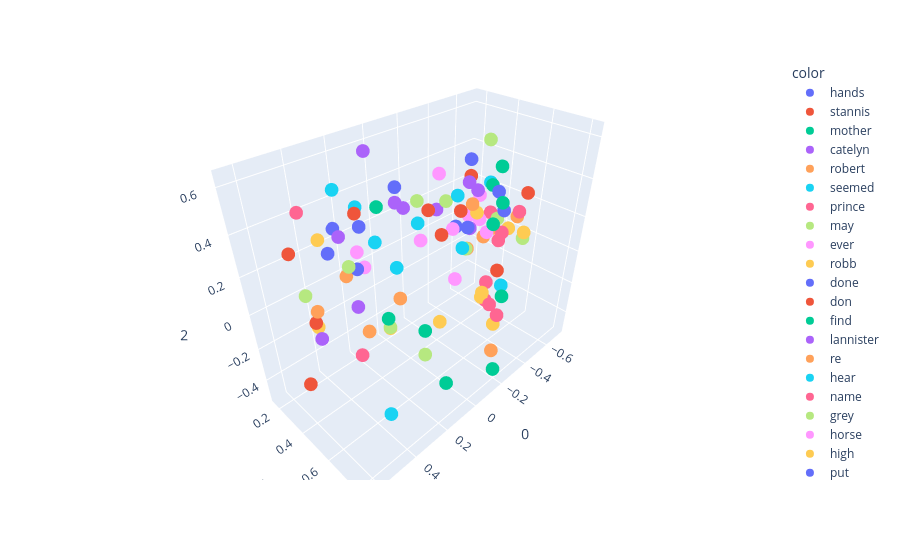

The notebook cell saved with this chart:
### Code cell
import plotly.express as px
fig=px.scatter_3d(X[200:300],x=0,y=1,z=2,color=y[200:300])
fig.show()

### Figure 1 — Plotly figure (JSON) as saved in the notebook; plotly's stock layout.template omitted (floating-point values rounded to 4 significant figures)
{"data": [{"hovertemplate": "color=hands<br>0=%{x}<br>1=%{y}<br>2=%{z}<extra></extra>", "legendgroup": "hands", "marker": {"color": "#636efa", "symbol": "circle"}, "mode": "markers", "name": "hands", "scene": "scene", "showlegend": true, "type": "scatter3d", "x": [0.2936], "y": [0.4419], "z": [0.406]}, {"hovertemplate": "color=stannis<br>0=%{x}<br>1=%{y}<br>2=%{z}<extra></extra>", "legendgroup": "stannis", "marker": {"color": "#EF553B", "symbol": "circle"}, "mode": "markers", "name": "stannis", "scene": "scene", "showlegend": true, "type": "scatter3d", "x": [-0.4017], "y": [0.6182], "z": [-0.06192]}, {"hovertemplate": "color=mother<br>0=%{x}<br>1=%{y}<br>2=%{z}<extra></extra>", "legendgroup": "mother", "marker": {"color": "#00cc96", "symbol": "circle"}, "mode": "markers", "name": "mother", "scene": "scene", "showlegend": true, "type": "scatter3d", "x": [-0.4642], "y": [0.5238], "z": [0.141]}, {"hovertemplate": "color=catelyn<br>0=%{x}<br>1=%{y}<br>2=%{z}<extra></extra>", "legendgroup": "catelyn", "marker": {"color": "#ab63fa", "symbol": "circle"}, "mode": "markers", "name": "catelyn", "scene": "scene", "showlegend": true, "type": "scatter3d", "x": [-0.2497], "y": [0.3388], "z": [0.2348]}, {"hovertemplate": "color=robert<br>0=%{x}<br>1=%{y}<br>2=%{z}<extra></extra>", "legendgroup": "robert", "marker": {"color": "#FFA15A", "symbol": "circle"}, "mode": "markers", "name": "robert", "scene": "scene", "showlegend": true, "type": "scatter3d", "x": [-0.5221], "y": [0.4808], "z": [0.0782]}, {"hovertemplate": "color=seemed<br>0=%{x}<br>1=%{y}<br>2=%{z}<extra></extra>", "legendgroup": "seemed", "marker": {"color": "#19d3f3", "symbol": "circle"}, "mode": "markers", "name": "seemed", "scene": "scene", "showlegend": true, "type": "scatter3d", "x": [-0.02907], "y": [0.4369], "z": [0.2882]}, {"hovertemplate": "color=prince<br>0=%{x}<br>1=%{y}<br>2=%{z}<extra></extra>", "legendgroup": "prince", "marker": {"color": "#FF6692", "symbol": "circle"}, "mode": "markers", "name": "prince", "scene": "scene", "showlegend": true, "type": "scatter3d", "x": [-0.5454], "y": [0.4408], "z": [0.1444]}, {"hovertemplate": "color=may<br>0=%{x}<br>1=%{y}<br>2=%{z}<extra></extra>", "legendgroup": "may", "marker": {"color": "#B6E880", "symbol": "circle"}, "mode": "markers", "name": "may", "scene": "scene", "showlegend": true, "type": "scatter3d", "x": [-0.5528], "y": [0.4818], "z": [0.1215]}, {"hovertemplate": "color=ever<br>0=%{x}<br>1=%{y}<br>2=%{z}<extra></extra>", "legendgroup": "ever", "marker": {"color": "#FF97FF", "symbol": "circle"}, "mode": "markers", "name": "ever", "scene": "scene", "showlegend": true, "type": "scatter3d", "x": [-0.4452], "y": [0.5014], "z": [0.09344]}, {"hovertemplate": "color=robb<br>0=%{x}<br>1=%{y}<br>2=%{z}<extra></extra>", "legendgroup": "robb", "marker": {"color": "#FECB52", "symbol": "circle"}, "mode": "markers", "name": "robb", "scene": "scene", "showlegend": true, "type": "scatter3d", "x": [-0.3832], "y": [0.4816], "z": [0.2214]}, {"hovertemplate": "color=done<br>0=%{x}<br>1=%{y}<br>2=%{z}<extra></extra>", "legendgroup": "done", "marker": {"color": "#636efa", "symbol": "circle"}, "mode": "markers", "name": "done", "scene": "scene", "showlegend": true, "type": "scatter3d", "x": [-0.4715], "y": [0.5767], "z": [0.2358]}, {"hovertemplate": "color=don<br>0=%{x}<br>1=%{y}<br>2=%{z}<extra></extra>", "legendgroup": "don", "marker": {"color": "#EF553B", "symbol": "circle"}, "mode": "markers", "name": "don", "scene": "scene", "showlegend": true, "type": "scatter3d", "x": [-0.4741], "y": [0.3584], "z": [0.3445]}, {"hovertemplate": "color=find<br>0=%{x}<br>1=%{y}<br>2=%{z}<extra></extra>", "legendgroup": "find", "marker": {"color": "#00cc96", "symbol": "circle"}, "mode": "markers", "name": "find", "scene": "scene", "showlegend": true, "type": "scatter3d", "x": [-0.373], "y": [0.6354], "z": [0.3354]}, {"hovertemplate": "color=lannister<br>0=%{x}<br>1=%{y}<br>2=%{z}<extra></extra>", "legendgroup": "lannister", "marker": {"color": "#ab63fa", "symbol": "circle"}, "mode": "markers", "name": "lannister", "scene": "scene", "showlegend": true, "type": "scatter3d", "x": [-0.3843], "y": [0.4411], "z": [0.117]}, {"hovertemplate": "color=re<br>0=%{x}<br>1=%{y}<br>2=%{z}<extra></extra>", "legendgroup": "re", "marker": {"color": "#FFA15A", "symbol": "circle"}, "mode": "markers", "name": "re", "scene": "scene", "showlegend": true, "type": "scatter3d", "x": [-0.3712], "y": [0.4618], "z": [0.2646]}, {"hovertemplate": "color=hear<br>0=%{x}<br>1=%{y}<br>2=%{z}<extra></extra>", "legendgroup": "hear", "marker": {"color": "#19d3f3", "symbol": "circle"}, "mode": "markers", "name": "hear", "scene": "scene", "showlegend": true, "type": "scatter3d", "x": [-0.1597], "y": [0.5506], "z": [0.4176]}, {"hovertemplate": "color=name<br>0=%{x}<br>1=%{y}<br>2=%{z}<extra></extra>", "legendgroup": "name", "marker": {"color": "#FF6692", "symbol": "circle"}, "mode": "markers", "name": "name", "scene": "scene", "showlegend": true, "type": "scatter3d", "x": [-0.5433], "y": [0.6163], "z": [0.2166]}, {"hovertemplate": "color=grey<br>0=%{x}<br>1=%{y}<br>2=%{z}<extra></extra>", "legendgroup": "grey", "marker": {"color": "#B6E880", "symbol": "circle"}, "mode": "markers", "name": "grey", "scene": "scene", "showlegend": true, "type": "scatter3d", "x": [0.4581], "y": [0.2316], "z": [0.03753]}, {"hovertemplate": "color=horse<br>0=%{x}<br>1=%{y}<br>2=%{z}<extra></extra>", "legendgroup": "horse", "marker": {"color": "#FF97FF", "symbol": "circle"}, "mode": "markers", "name": "horse", "scene": "scene", "showlegend": true, "type": "scatter3d", "x": [0.3523], "y": [0.4957], "z": [0.3402]}, {"hovertemplate": "color=high<br>0=%{x}<br>1=%{y}<br>2=%{z}<extra></extra>", "legendgroup": "high", "marker": {"color": "#FECB52", "symbol": "circle"}, "mode": "markers", "name": "high", "scene": "scene", "showlegend": true, "type": "scatter3d", "x": [0.1898], "y": [0.4748], "z": [-0.1645]}, {"hovertemplate": "color=put<br>0=%{x}<br>1=%{y}<br>2=%{z}<extra></extra>", "legendgroup": "put", "marker": {"color": "#636efa", "symbol": "circle"}, "mode": "markers", "name": "put", "scene": "scene", "showlegend": true, "type": "scatter3d", "x": [-0.2211], "y": [0.5655], "z": [0.569]}, {"hovertemplate": "color=stone<br>0=%{x}<br>1=%{y}<br>2=%{z}<extra></extra>", "legendgroup": "stone", "marker": {"color": "#EF553B", "symbol": "circle"}, "mode": "markers", "name": "stone", "scene": "scene", "showlegend": true, "type": "scatter3d", "x": [0.6378], "y": [0.4839], "z": [-0.1845]}, {"hovertemplate": "color=wine<br>0=%{x}<br>1=%{y}<br>2=%{z}<extra></extra>", "legendgroup": "wine", "marker": {"color": "#00cc96", "symbol": "circle"}, "mode": "markers", "name": "wine", "scene": "scene", "showlegend": true, "type": "scatter3d", "x": [0.0636], "y": [0.2683], "z": [0.34]}, {"hovertemplate": "color=hard<br>0=%{x}<br>1=%{y}<br>2=%{z}<extra></extra>", "legendgroup": "hard", "marker": {"color": "#ab63fa", "symbol": "circle"}, "mode": "markers", "name": "hard", "scene": "scene", "showlegend": true, "type": "scatter3d", "x": [0.335], "y": [0.3537], "z": [0.3393]}, {"hovertemplate": "color=water<br>0=%{x}<br>1=%{y}<br>2=%{z}<extra></extra>", "legendgroup": "water", "marker": {"color": "#FFA15A", "symbol": "circle"}, "mode": "markers", "name": "water", "scene": "scene", "showlegend": true, "type": "scatter3d", "x": [0.5667], "y": [0.5087], "z": [0.1771]}, {"hovertemplate": "color=upon<br>0=%{x}<br>1=%{y}<br>2=%{z}<extra></extra>", "legendgroup": "upon", "marker": {"color": "#19d3f3", "symbol": "circle"}, "mode": "markers", "name": "upon", "scene": "scene", "showlegend": true, "type": "scatter3d", "x": [0.1254], "y": [0.4622], "z": [0.138]}, {"hovertemplate": "color=fire<br>0=%{x}<br>1=%{y}<br>2=%{z}<extra></extra>", "legendgroup": "fire", "marker": {"color": "#FF6692", "symbol": "circle"}, "mode": "markers", "name": "fire", "scene": "scene", "showlegend": true, "type": "scatter3d", "x": [0.485], "y": [0.6541], "z": [-0.005488]}, {"hovertemplate": "color=iron<br>0=%{x}<br>1=%{y}<br>2=%{z}<extra></extra>", "legendgroup": "iron", "marker": {"color": "#B6E880", "symbol": "circle"}, "mode": "markers", "name": "iron", "scene": "scene", "showlegend": true, "type": "scatter3d", "x": [0.1951], "y": [0.4808], "z": [-0.1524]}, {"hovertemplate": "color=until<br>0=%{x}<br>1=%{y}<br>2=%{z}<extra></extra>", "legendgroup": "until", "marker": {"color": "#FF97FF", "symbol": "circle"}, "mode": "markers", "name": "until", "scene": "scene", "showlegend": true, "type": "scatter3d", "x": [0.1261], "y": [0.615], "z": [0.3458]}, {"hovertemplate": "color=these<br>0=%{x}<br>1=%{y}<br>2=%{z}<extra></extra>", "legendgroup": "these", "marker": {"color": "#FECB52", "symbol": "circle"}, "mode": "markers", "name": "these", "scene": "scene", "showlegend": true, "type": "scatter3d", "x": [-0.3994], "y": [0.6258], "z": [-0.4113]}, {"hovertemplate": "color=voice<br>0=%{x}<br>1=%{y}<br>2=%{z}<extra></extra>", "legendgroup": "voice", "marker": {"color": "#636efa", "symbol": "circle"}, "mode": "markers", "name": "voice", "scene": "scene", "showlegend": true, "type": "scatter3d", "x": [-0.00751], "y": [0.3154], "z": [0.4286]}, {"hovertemplate": "color=gone<br>0=%{x}<br>1=%{y}<br>2=%{z}<extra></extra>", "legendgroup": "gone", "marker": {"color": "#EF553B", "symbol": "circle"}, "mode": "markers", "name": "gone", "scene": "scene", "showlegend": true, "type": "scatter3d", "x": [-0.05779], "y": [0.5554], "z": [0.2674]}, {"hovertemplate": "color=give<br>0=%{x}<br>1=%{y}<br>2=%{z}<extra></extra>", "legendgroup": "give", "marker": {"color": "#00cc96", "symbol": "circle"}, "mode": "markers", "name": "give", "scene": "scene", "showlegend": true, "type": "scatter3d", "x": [-0.573], "y": [0.4697], "z": [0.3981]}, {"hovertemplate": "color=sam<br>0=%{x}<br>1=%{y}<br>2=%{z}<extra></extra>", "legendgroup": "sam", "marker": {"color": "#ab63fa", "symbol": "circle"}, "mode": "markers", "name": "sam", "scene": "scene", "showlegend": true, "type": "scatter3d", "x": [0.02008], "y": [0.3445], "z": [0.3738]}, {"hovertemplate": "color=better<br>0=%{x}<br>1=%{y}<br>2=%{z}<extra></extra>", "legendgroup": "better", "marker": {"color": "#FFA15A", "symbol": "circle"}, "mode": "markers", "name": "better", "scene": "scene", "showlegend": true, "type": "scatter3d", "x": [-0.4485], "y": [0.4798], "z": [0.05731]}, {"hovertemplate": "color=seen<br>0=%{x}<br>1=%{y}<br>2=%{z}<extra></extra>", "legendgroup": "seen", "marker": {"color": "#19d3f3", "symbol": "circle"}, "mode": "markers", "name": "seen", "scene": "scene", "showlegend": true, "type": "scatter3d", "x": [-0.129], "y": [0.6162], "z": [0.1949]}, {"hovertemplate": "color=shall<br>0=%{x}<br>1=%{y}<br>2=%{z}<extra></extra>", "legendgroup": "shall", "marker": {"color": "#FF6692", "symbol": "circle"}, "mode": "markers", "name": "shall", "scene": "scene", "showlegend": true, "type": "scatter3d", "x": [-0.5243], "y": [0.5384], "z": [0.07425]}, {"hovertemplate": "color=ned<br>0=%{x}<br>1=%{y}<br>2=%{z}<extra></extra>", "legendgroup": "ned", "marker": {"color": "#B6E880", "symbol": "circle"}, "mode": "markers", "name": "ned", "scene": "scene", "showlegend": true, "type": "scatter3d", "x": [-0.2921], "y": [0.3603], "z": [0.2725]}, {"hovertemplate": "color=always<br>0=%{x}<br>1=%{y}<br>2=%{z}<extra></extra>", "legendgroup": "always", "marker": {"color": "#FF97FF", "symbol": "circle"}, "mode": "markers", "name": "always", "scene": "scene", "showlegend": true, "type": "scatter3d", "x": [-0.4798], "y": [0.4238], "z": [0.1231]}, {"hovertemplate": "color=years<br>0=%{x}<br>1=%{y}<br>2=%{z}<extra></extra>", "legendgroup": "years", "marker": {"color": "#FECB52", "symbol": "circle"}, "mode": "markers", "name": "years", "scene": "scene", "showlegend": true, "type": "scatter3d", "x": [-0.3033], "y": [0.6049], "z": [-0.1835]}, {"hovertemplate": "color=between<br>0=%{x}<br>1=%{y}<br>2=%{z}<extra></extra>", "legendgroup": "between", "marker": {"color": "#636efa", "symbol": "circle"}, "mode": "markers", "name": "between", "scene": "scene", "showlegend": true, "type": "scatter3d", "x": [0.3931], "y": [0.352], "z": [0.285]}, {"hovertemplate": "color=dark<br>0=%{x}<br>1=%{y}<br>2=%{z}<extra></extra>", "legendgroup": "dark", "marker": {"color": "#EF553B", "symbol": "circle"}, "mode": "markers", "name": "dark", "scene": "scene", "showlegend": true, "type": "scatter3d", "x": [0.5272], "y": [0.4117], "z": [0.03647]}, {"hovertemplate": "color=place<br>0=%{x}<br>1=%{y}<br>2=%{z}<extra></extra>", "legendgroup": "place", "marker": {"color": "#00cc96", "symbol": "circle"}, "mode": "markers", "name": "place", "scene": "scene", "showlegend": true, "type": "scatter3d", "x": [-0.1892], "y": [0.8082], "z": [-0.002733]}, {"hovertemplate": "color=small<br>0=%{x}<br>1=%{y}<br>2=%{z}<extra></extra>", "legendgroup": "small", "marker": {"color": "#ab63fa", "symbol": "circle"}, "mode": "markers", "name": "small", "scene": "scene", "showlegend": true, "type": "scatter3d", "x": [0.2354], "y": [0.3011], "z": [-0.1127]}, {"hovertemplate": "color=cold<br>0=%{x}<br>1=%{y}<br>2=%{z}<extra></extra>", "legendgroup": "cold", "marker": {"color": "#FFA15A", "symbol": "circle"}, "mode": "markers", "name": "cold", "scene": "scene", "showlegend": true, "type": "scatter3d", "x": [0.3849], "y": [0.4544], "z": [0.221]}, {"hovertemplate": "color=winterfell<br>0=%{x}<br>1=%{y}<br>2=%{z}<extra></extra>", "legendgroup": "winterfell", "marker": {"color": "#19d3f3", "symbol": "circle"}, "mode": "markers", "name": "winterfell", "scene": "scene", "showlegend": true, "type": "scatter3d", "x": [-0.313], "y": [0.7123], "z": [-0.05787]}, {"hovertemplate": "color=most<br>0=%{x}<br>1=%{y}<br>2=%{z}<extra></extra>", "legendgroup": "most", "marker": {"color": "#FF6692", "symbol": "circle"}, "mode": "markers", "name": "most", "scene": "scene", "showlegend": true, "type": "scatter3d", "x": [-0.4346], "y": [0.5316], "z": [-0.3167]}, {"hovertemplate": "color=hundred<br>0=%{x}<br>1=%{y}<br>2=%{z}<extra></extra>", "legendgroup": "hundred", "marker": {"color": "#B6E880", "symbol": "circle"}, "mode": "markers", "name": "hundred", "scene": "scene", "showlegend": true, "type": "scatter3d", "x": [0.03149], "y": [0.5421], "z": [-0.3983]}, {"hovertemplate": "color=stood<br>0=%{x}<br>1=%{y}<br>2=%{z}<extra></extra>", "legendgroup": "stood", "marker": {"color": "#FF97FF", "symbol": "circle"}, "mode": "markers", "name": "stood", "scene": "scene", "showlegend": true, "type": "scatter3d", "x": [0.274], "y": [0.4299], "z": [0.1977]}, {"hovertemplate": "color=end<br>0=%{x}<br>1=%{y}<br>2=%{z}<extra></extra>", "legendgroup": "end", "marker": {"color": "#FECB52", "symbol": "circle"}, "mode": "markers", "name": "end", "scene": "scene", "showlegend": true, "type": "scatter3d", "x": [-0.07901], "y": [0.7806], "z": [0.06341]}, {"hovertemplate": "color=sister<br>0=%{x}<br>1=%{y}<br>2=%{z}<extra></extra>", "legendgroup": "sister", "marker": {"color": "#636efa", "symbol": "circle"}, "mode": "markers", "name": "sister", "scene": "scene", "showlegend": true, "type": "scatter3d", "x": [-0.579], "y": [0.4585], "z": [0.2563]}, {"hovertemplate": "color=words<br>0=%{x}<br>1=%{y}<br>2=%{z}<extra></extra>", "legendgroup": "words", "marker": {"color": "#EF553B", "symbol": "circle"}, "mode": "markers", "name": "words", "scene": "scene", "showlegend": true, "type": "scatter3d", "x": [-0.2582], "y": [0.4862], "z": [0.2803]}, {"hovertemplate": "color=sea<br>0=%{x}<br>1=%{y}<br>2=%{z}<extra></extra>", "legendgroup": "sea", "marker": {"color": "#00cc96", "symbol": "circle"}, "mode": "markers", "name": "sea", "scene": "scene", "showlegend": true, "type": "scatter3d", "x": [0.1361], "y": [0.7824], "z": [-0.336]}, {"hovertemplate": "color=right<br>0=%{x}<br>1=%{y}<br>2=%{z}<extra></extra>", "legendgroup": "right", "marker": {"color": "#ab63fa", "symbol": "circle"}, "mode": "markers", "name": "right", "scene": "scene", "showlegend": true, "type": "scatter3d", "x": [0.1262], "y": [0.5174], "z": [0.4538]}, {"hovertemplate": "color=nothing<br>0=%{x}<br>1=%{y}<br>2=%{z}<extra></extra>", "legendgroup": "nothing", "marker": {"color": "#FFA15A", "symbol": "circle"}, "mode": "markers", "name": "nothing", "scene": "scene", "showlegend": true, "type": "scatter3d", "x": [-0.2581], "y": [0.5349], "z": [0.09666]}, {"hovertemplate": "color=walls<br>0=%{x}<br>1=%{y}<br>2=%{z}<extra></extra>", "legendgroup": "walls", "marker": {"color": "#19d3f3", "symbol": "circle"}, "mode": "markers", "name": "walls", "scene": "scene", "showlegend": true, "type": "scatter3d", "x": [0.4274], "y": [0.7373], "z": [-0.3358]}, {"hovertemplate": "color=fingers<br>0=%{x}<br>1=%{y}<br>2=%{z}<extra></extra>", "legendgroup": "fingers", "marker": {"color": "#FF6692", "symbol": "circle"}, "mode": "markers", "name": "fingers", "scene": "scene", "showlegend": true, "type": "scatter3d", "x": [0.4987], "y": [0.3486], "z": [0.5118]}, {"hovertemplate": "color=same<br>0=%{x}<br>1=%{y}<br>2=%{z}<extra></extra>", "legendgroup": "same", "marker": {"color": "#B6E880", "symbol": "circle"}, "mode": "markers", "name": "same", "scene": "scene", "showlegend": true, "type": "scatter3d", "x": [-0.2349], "y": [0.547], "z": [0.1116]}, {"hovertemplate": "color=house<br>0=%{x}<br>1=%{y}<br>2=%{z}<extra></extra>", "legendgroup": "house", "marker": {"color": "#FF97FF", "symbol": "circle"}, "mode": "markers", "name": "house", "scene": "scene", "showlegend": true, "type": "scatter3d", "x": [-0.3012], "y": [0.4281], "z": [-0.1616]}, {"hovertemplate": "color=cloak<br>0=%{x}<br>1=%{y}<br>2=%{z}<extra></extra>", "legendgroup": "cloak", "marker": {"color": "#FECB52", "symbol": "circle"}, "mode": "markers", "name": "cloak", "scene": "scene", "showlegend": true, "type": "scatter3d", "x": [0.4077], "y": [0.3135], "z": [0.3389]}, {"hovertemplate": "color=young<br>0=%{x}<br>1=%{y}<br>2=%{z}<extra></extra>", "legendgroup": "young", "marker": {"color": "#636efa", "symbol": "circle"}, "mode": "markers", "name": "young", "scene": "scene", "showlegend": true, "type": "scatter3d", "x": [-0.452], "y": [0.2884], "z": [0.03574]}, {"hovertemplate": "color=beside<br>0=%{x}<br>1=%{y}<br>2=%{z}<extra></extra>", "legendgroup": "beside", "marker": {"color": "#EF553B", "symbol": "circle"}, "mode": "markers", "name": "beside", "scene": "scene", "showlegend": true, "type": "scatter3d", "x": [0.2624], "y": [0.3752], "z": [0.4264]}, {"hovertemplate": "color=does<br>0=%{x}<br>1=%{y}<br>2=%{z}<extra></extra>", "legendgroup": "does", "marker": {"color": "#00cc96", "symbol": "circle"}, "mode": "markers", "name": "does", "scene": "scene", "showlegend": true, "type": "scatter3d", "x": [-0.6125], "y": [0.3907], "z": [0.2587]}, {"hovertemplate": "color=get<br>0=%{x}<br>1=%{y}<br>2=%{z}<extra></extra>", "legendgroup": "get", "marker": {"color": "#ab63fa", "symbol": "circle"}, "mode": "markers", "name": "get", "scene": "scene", "showlegend": true, "type": "scatter3d", "x": [-0.183], "y": [0.6408], "z": [0.4666]}, {"hovertemplate": "color=seven<br>0=%{x}<br>1=%{y}<br>2=%{z}<extra></extra>", "legendgroup": "seven", "marker": {"color": "#FFA15A", "symbol": "circle"}, "mode": "markers", "name": "seven", "scene": "scene", "showlegend": true, "type": "scatter3d", "x": [-0.3192], "y": [0.6873], "z": [-0.5107]}, {"hovertemplate": "color=mouth<br>0=%{x}<br>1=%{y}<br>2=%{z}<extra></extra>", "legendgroup": "mouth", "marker": {"color": "#19d3f3", "symbol": "circle"}, "mode": "markers", "name": "mouth", "scene": "scene", "showlegend": true, "type": "scatter3d", "x": [0.3362], "y": [0.3495], "z": [0.5477]}, {"hovertemplate": "color=watch<br>0=%{x}<br>1=%{y}<br>2=%{z}<extra></extra>", "legendgroup": "watch", "marker": {"color": "#FF6692", "symbol": "circle"}, "mode": "markers", "name": "watch", "scene": "scene", "showlegend": true, "type": "scatter3d", "x": [-0.3032], "y": [0.6293], "z": [-0.0772]}, {"hovertemplate": "color=door<br>0=%{x}<br>1=%{y}<br>2=%{z}<extra></extra>", "legendgroup": "door", "marker": {"color": "#B6E880", "symbol": "circle"}, "mode": "markers", "name": "door", "scene": "scene", "showlegend": true, "type": "scatter3d", "x": [0.4414], "y": [0.5613], "z": [0.3476]}, {"hovertemplate": "color=joffrey<br>0=%{x}<br>1=%{y}<br>2=%{z}<extra></extra>", "legendgroup": "joffrey", "marker": {"color": "#FF97FF", "symbol": "circle"}, "mode": "markers", "name": "joffrey", "scene": "scene", "showlegend": true, "type": "scatter3d", "x": [-0.4899], "y": [0.4086], "z": [0.2514]}, {"hovertemplate": "color=green<br>0=%{x}<br>1=%{y}<br>2=%{z}<extra></extra>", "legendgroup": "green", "marker": {"color": "#FECB52", "symbol": "circle"}, "mode": "markers", "name": "green", "scene": "scene", "showlegend": true, "type": "scatter3d", "x": [0.4308], "y": [0.2518], "z": [-0.1474]}, {"hovertemplate": "color=big<br>0=%{x}<br>1=%{y}<br>2=%{z}<extra></extra>", "legendgroup": "big", "marker": {"color": "#636efa", "symbol": "circle"}, "mode": "markers", "name": "big", "scene": "scene", "showlegend": true, "type": "scatter3d", "x": [0.2292], "y": [0.1539], "z": [0.2504]}, {"hovertemplate": "color=under<br>0=%{x}<br>1=%{y}<br>2=%{z}<extra></extra>", "legendgroup": "under", "marker": {"color": "#EF553B", "symbol": "circle"}, "mode": "markers", "name": "under", "scene": "scene", "showlegend": true, "type": "scatter3d", "x": [0.5376], "y": [0.3036], "z": [0.3273]}, {"hovertemplate": "color=few<br>0=%{x}<br>1=%{y}<br>2=%{z}<extra></extra>", "legendgroup": "few", "marker": {"color": "#00cc96", "symbol": "circle"}, "mode": "markers", "name": "few", "scene": "scene", "showlegend": true, "type": "scatter3d", "x": [0.03749], "y": [0.5489], "z": [-0.232]}, {"hovertemplate": "color=sent<br>0=%{x}<br>1=%{y}<br>2=%{z}<extra></extra>", "legendgroup": "sent", "marker": {"color": "#ab63fa", "symbol": "circle"}, "mode": "markers", "name": "sent", "scene": "scene", "showlegend": true, "type": "scatter3d", "x": [-0.2511], "y": [0.536], "z": [0.4447]}, {"hovertemplate": "color=perhaps<br>0=%{x}<br>1=%{y}<br>2=%{z}<extra></extra>", "legendgroup": "perhaps", "marker": {"color": "#FFA15A", "symbol": "circle"}, "mode": "markers", "name": "perhaps", "scene": "scene", "showlegend": true, "type": "scatter3d", "x": [-0.67], "y": [0.5229], "z": [0.1034]}, {"hovertemplate": "color=almost<br>0=%{x}<br>1=%{y}<br>2=%{z}<extra></extra>", "legendgroup": "almost", "marker": {"color": "#19d3f3", "symbol": "circle"}, "mode": "markers", "name": "almost", "scene": "scene", "showlegend": true, "type": "scatter3d", "x": [0.2244], "y": [0.3315], "z": [0.4242]}, {"hovertemplate": "color=such<br>0=%{x}<br>1=%{y}<br>2=%{z}<extra></extra>", "legendgroup": "such", "marker": {"color": "#FF6692", "symbol": "circle"}, "mode": "markers", "name": "such", "scene": "scene", "showlegend": true, "type": "scatter3d", "x": [-0.6456], "y": [0.4336], "z": [-0.07322]}, {"hovertemplate": "color=wanted<br>0=%{x}<br>1=%{y}<br>2=%{z}<extra></extra>", "legendgroup": "wanted", "marker": {"color": "#B6E880", "symbol": "circle"}, "mode": "markers", "name": "wanted", "scene": "scene", "showlegend": true, "type": "scatter3d", "x": [-0.4471], "y": [0.4844], "z": [0.5714]}, {"hovertemplate": "color=daughter<br>0=%{x}<br>1=%{y}<br>2=%{z}<extra></extra>", "legendgroup": "daughter", "marker": {"color": "#FF97FF", "symbol": "circle"}, "mode": "markers", "name": "daughter", "scene": "scene", "showlegend": true, "type": "scatter3d", "x": [-0.5372], "y": [0.302], "z": [0.0748]}, {"hovertemplate": "color=true<br>0=%{x}<br>1=%{y}<br>2=%{z}<extra></extra>", "legendgroup": "true", "marker": {"color": "#FECB52", "symbol": "circle"}, "mode": "markers", "name": "true", "scene": "scene", "showlegend": true, "type": "scatter3d", "x": [-0.7119], "y": [0.4449], "z": [-0.01851]}, {"hovertemplate": "color=while<br>0=%{x}<br>1=%{y}<br>2=%{z}<extra></extra>", "legendgroup": "while", "marker": {"color": "#636efa", "symbol": "circle"}, "mode": "markers", "name": "while", "scene": "scene", "showlegend": true, "type": "scatter3d", "x": [0.3475], "y": [0.4807], "z": [0.2498]}, {"hovertemplate": "color=leave<br>0=%{x}<br>1=%{y}<br>2=%{z}<extra></extra>", "legendgroup": "leave", "marker": {"color": "#EF553B", "symbol": "circle"}, "mode": "markers", "name": "leave", "scene": "scene", "showlegend": true, "type": "scatter3d", "x": [-0.5124], "y": [0.6719], "z": [0.3484]}, {"hovertemplate": "color=city<br>0=%{x}<br>1=%{y}<br>2=%{z}<extra></extra>", "legendgroup": "city", "marker": {"color": "#00cc96", "symbol": "circle"}, "mode": "markers", "name": "city", "scene": "scene", "showlegend": true, "type": "scatter3d", "x": [-0.141], "y": [0.8343], "z": [-0.412]}, {"hovertemplate": "color=wind<br>0=%{x}<br>1=%{y}<br>2=%{z}<extra></extra>", "legendgroup": "wind", "marker": {"color": "#ab63fa", "symbol": "circle"}, "mode": "markers", "name": "wind", "scene": "scene", "showlegend": true, "type": "scatter3d", "x": [0.596], "y": [0.562], "z": [0.09276]}, {"hovertemplate": "color=light<br>0=%{x}<br>1=%{y}<br>2=%{z}<extra></extra>", "legendgroup": "light", "marker": {"color": "#FFA15A", "symbol": "circle"}, "mode": "markers", "name": "light", "scene": "scene", "showlegend": true, "type": "scatter3d", "x": [0.4142], "y": [0.6166], "z": [0.04887]}, {"hovertemplate": "color=arms<br>0=%{x}<br>1=%{y}<br>2=%{z}<extra></extra>", "legendgroup": "arms", "marker": {"color": "#19d3f3", "symbol": "circle"}, "mode": "markers", "name": "arms", "scene": "scene", "showlegend": true, "type": "scatter3d", "x": [0.1945], "y": [0.4093], "z": [0.276]}, {"hovertemplate": "color=children<br>0=%{x}<br>1=%{y}<br>2=%{z}<extra></extra>", "legendgroup": "children", "marker": {"color": "#FF6692", "symbol": "circle"}, "mode": "markers", "name": "children", "scene": "scene", "showlegend": true, "type": "scatter3d", "x": [-0.3526], "y": [0.6775], "z": [-0.2903]}, {"hovertemplate": "color=herself<br>0=%{x}<br>1=%{y}<br>2=%{z}<extra></extra>", "legendgroup": "herself", "marker": {"color": "#B6E880", "symbol": "circle"}, "mode": "markers", "name": "herself", "scene": "scene", "showlegend": true, "type": "scatter3d", "x": [-0.08858], "y": [0.3713], "z": [0.3521]}, {"hovertemplate": "color=sweet<br>0=%{x}<br>1=%{y}<br>2=%{z}<extra></extra>", "legendgroup": "sweet", "marker": {"color": "#FF97FF", "symbol": "circle"}, "mode": "markers", "name": "sweet", "scene": "scene", "showlegend": true, "type": "scatter3d", "x": [-0.4236], "y": [0.1867], "z": [0.317]}, {"hovertemplate": "color=others<br>0=%{x}<br>1=%{y}<br>2=%{z}<extra></extra>", "legendgroup": "others", "marker": {"color": "#FECB52", "symbol": "circle"}, "mode": "markers", "name": "others", "scene": "scene", "showlegend": true, "type": "scatter3d", "x": [-0.03039], "y": [0.5796], "z": [-0.1967]}, {"hovertemplate": "color=lost<br>0=%{x}<br>1=%{y}<br>2=%{z}<extra></extra>", "legendgroup": "lost", "marker": {"color": "#636efa", "symbol": "circle"}, "mode": "markers", "name": "lost", "scene": "scene", "showlegend": true, "type": "scatter3d", "x": [-0.2425], "y": [0.5462], "z": [0.2234]}, {"hovertemplate": "color=theon<br>0=%{x}<br>1=%{y}<br>2=%{z}<extra></extra>", "legendgroup": "theon", "marker": {"color": "#EF553B", "symbol": "circle"}, "mode": "markers", "name": "theon", "scene": "scene", "showlegend": true, "type": "scatter3d", "x": [-0.1954], "y": [0.3361], "z": [0.2504]}, {"hovertemplate": "color=each<br>0=%{x}<br>1=%{y}<br>2=%{z}<extra></extra>", "legendgroup": "each", "marker": {"color": "#00cc96", "symbol": "circle"}, "mode": "markers", "name": "each", "scene": "scene", "showlegend": true, "type": "scatter3d", "x": [0.2423], "y": [0.5293], "z": [-0.04238]}, {"hovertemplate": "color=felt<br>0=%{x}<br>1=%{y}<br>2=%{z}<extra></extra>", "legendgroup": "felt", "marker": {"color": "#ab63fa", "symbol": "circle"}, "mode": "markers", "name": "felt", "scene": "scene", "showlegend": true, "type": "scatter3d", "x": [0.1361], "y": [0.2992], "z": [0.6306]}, {"hovertemplate": "color=side<br>0=%{x}<br>1=%{y}<br>2=%{z}<extra></extra>", "legendgroup": "side", "marker": {"color": "#FFA15A", "symbol": "circle"}, "mode": "markers", "name": "side", "scene": "scene", "showlegend": true, "type": "scatter3d", "x": [0.3042], "y": [0.6836], "z": [0.1916]}, {"hovertemplate": "color=yes<br>0=%{x}<br>1=%{y}<br>2=%{z}<extra></extra>", "legendgroup": "yes", "marker": {"color": "#19d3f3", "symbol": "circle"}, "mode": "markers", "name": "yes", "scene": "scene", "showlegend": true, "type": "scatter3d", "x": [-0.6995], "y": [0.3105], "z": [0.2173]}, {"hovertemplate": "color=brothers<br>0=%{x}<br>1=%{y}<br>2=%{z}<extra></extra>", "legendgroup": "brothers", "marker": {"color": "#FF6692", "symbol": "circle"}, "mode": "markers", "name": "brothers", "scene": "scene", "showlegend": true, "type": "scatter3d", "x": [-0.2865], "y": [0.6732], "z": [-0.1832]}, {"hovertemplate": "color=best<br>0=%{x}<br>1=%{y}<br>2=%{z}<extra></extra>", "legendgroup": "best", "marker": {"color": "#B6E880", "symbol": "circle"}, "mode": "markers", "name": "best", "scene": "scene", "showlegend": true, "type": "scatter3d", "x": [-0.5515], "y": [0.6473], "z": [0.07569]}, {"hovertemplate": "color=very<br>0=%{x}<br>1=%{y}<br>2=%{z}<extra></extra>", "legendgroup": "very", "marker": {"color": "#FF97FF", "symbol": "circle"}, "mode": "markers", "name": "very", "scene": "scene", "showlegend": true, "type": "scatter3d", "x": [-0.3675], "y": [0.3425], "z": [0.07822]}, {"hovertemplate": "color=die<br>0=%{x}<br>1=%{y}<br>2=%{z}<extra></extra>", "legendgroup": "die", "marker": {"color": "#FECB52", "symbol": "circle"}, "mode": "markers", "name": "die", "scene": "scene", "showlegend": true, "type": "scatter3d", "x": [-0.4892], "y": [0.6898], "z": [0.1534]}], "layout": {"legend": {"title": {"text": "color"}, "tracegroupgap": 0}, "margin": {"t": 60}, "scene": {"domain": {"x": [0, 1], "y": [0, 1]}, "xaxis": {"title": {"text": "0"}}, "yaxis": {"title": {"text": "1"}}, "zaxis": {"title": {"text": "2"}}}}}
